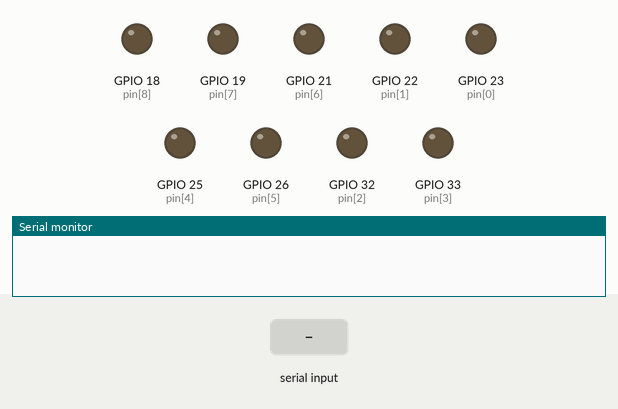
Recording of a sketch running on a simulated ESP32. Parts: output pins drawn as LEDs (lit = HIGH), the last lines printed to the serial monitor. The test bench sets the inputs (shaded band).

Above: at 1.2 s.
1.3 s: "1\n" received over Serial
At 2.1 s:
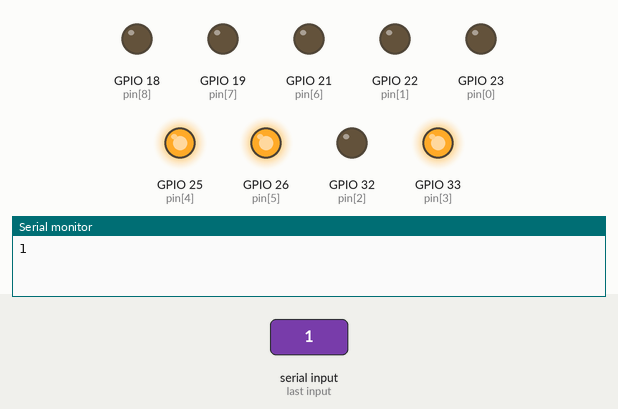
2.8 s: "2\n" received over Serial
At 3.3 s:
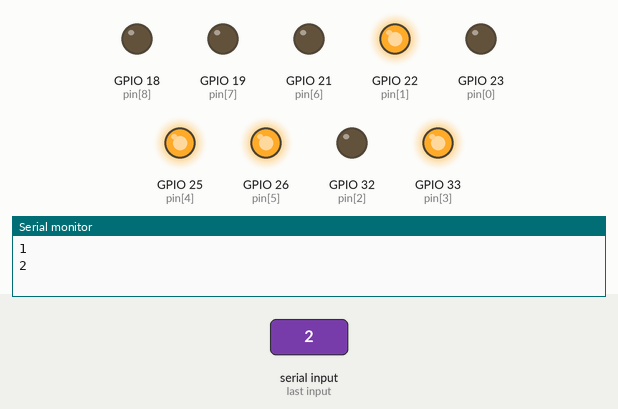
4.3 s: "3\n" received over Serial
At 5.5 s:
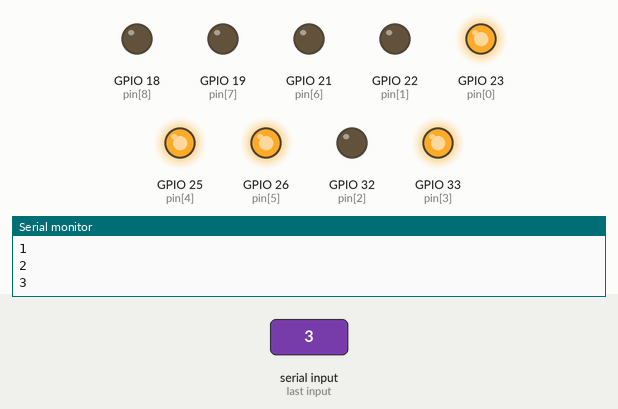
5.8 s: "4\n" received over Serial
At 6.8 s:
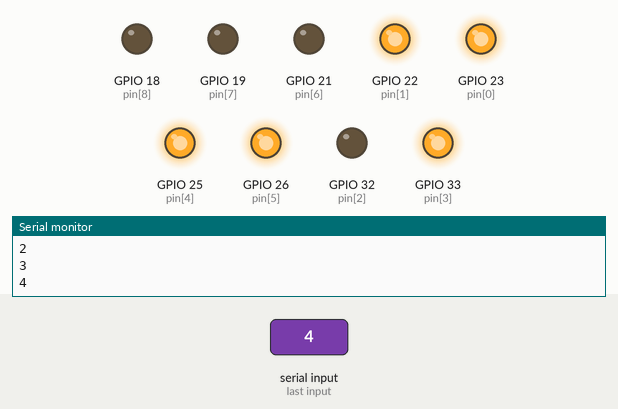
7.3 s: "5\n" received over Serial
At 7.9 s:
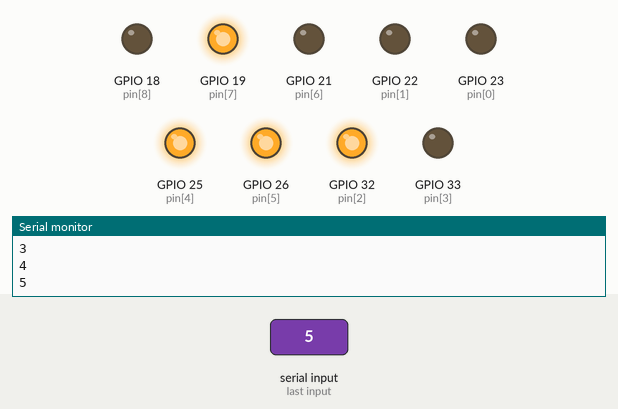
Timing chart, 0 to 9.8 s (numbered marks = the images above; inputs shaded):
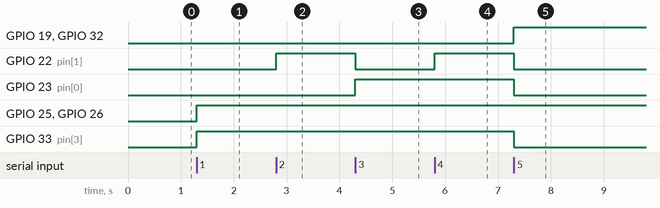

The sketch:

esp.ino
```cpp
//Biến dùng để lưu chuỗi
char buffer[64]={};
void setup()
{
  pinMode(22, OUTPUT);
  pinMode(23, OUTPUT);
  pinMode(32, OUTPUT);
  pinMode(33, OUTPUT);
  pinMode(25, OUTPUT);
  pinMode(26, OUTPUT);
  pinMode(19, OUTPUT);
  pinMode(21, OUTPUT);
  pinMode(18, OUTPUT);

  //Mở cổng serial
  Serial.begin(115200);
}

void loop()
{
  //Nếu có tín hiệu vào từ Serial
  if (Serial.available()>0){
    //Đọc tín hiệu đó vào buffer
    Serial.readBytes(buffer, Serial.available());
    //Xuất ngược ra Serial
    Serial.println(buffer);
   String stringOne = String(buffer);// converting a constant char into a String
     int chanel = stringOne.toInt();
    chuyenkenh(chanel);
    //Nghỉ mệt
    delay(500);
  }


}

void chuyenkenh(int chanel){
int pin[] = {23, 22, 32, 33,  25,  26, 21, 19, 18};
int cong1[]  = {0, 0, 0, 1,  1,  1, 0, 0, 0};
int cong2[]  = {0, 1, 0, 1,  1,  1, 0, 0, 0};
int cong3[]  = {1, 0, 0, 1,  1,  1, 0, 0, 0};
int cong4[]  = {1, 1, 0, 1,  1,  1, 0, 0, 0};
int cong5[]  = {0, 0, 1, 0,  1,  1, 0, 1, 0};
int cong6[]  = {0, 1, 1, 0,  1,  1, 0, 1, 0};
int cong7[]  = {1, 0, 1, 0,  1,  1, 0, 1, 0};
int cong8[]  = {1, 1, 1, 0,  1,  1, 0, 1, 0};
int cong9[]  = {0, 0, 1, 1,  0,  1, 1, 0, 0};
int cong10[] = {0, 1, 1, 1,  0,  1, 1, 0, 0};
int cong11[] = {1, 0, 1, 1,  0,  1, 1, 0, 0};
int cong12[] = {1, 1, 1, 1,  0,  1, 1, 0, 0};
int cong13[] = {0, 0, 1, 1,  1,  0, 1, 1, 0};
int cong14[] = {0, 1, 1, 1,  1,  0, 1, 1, 0};
int cong15[] = {1, 0, 1, 1,  1,  0, 1, 1, 0};
int cong16[] = {1, 1, 1, 1,  1,  0, 1, 1, 0};
int i;
switch (chanel) {
case 1:
  for (i = 0; i < 9; i++) {
    digitalWrite(pin[i], cong1[i]); // bật đèn led
  }
  break;
case 2:
  for (i = 0; i < 9; i++) {
    digitalWrite(pin[i], cong2[i]); // bật đèn led
  }
  break;
case 3:
  for (i = 0; i < 9; i++) {
    digitalWrite(pin[i], cong3[i]); // bật đèn led
  }
  break;
case 4:
  for (i = 0; i < 9; i++) {
    digitalWrite(pin[i], cong4[i]); // bật đèn led
  }
  break;
case 5:
  for (i = 0; i < 9; i++) {
    digitalWrite(pin[i], cong5[i]); // bật đèn led
  }
  break;
case 6:
  for (i = 0; i < 9; i++) {
    digitalWrite(pin[i], cong6[i]); // bật đèn led
  }
  break;
case 7:
  for (i = 0; i < 9; i++) {
    digitalWrite(pin[i], cong7[i]); // bật đèn led
  }
  break;
case 8:
  for (i = 0; i < 9; i++) {
    digitalWrite(pin[i], cong8[i]); // bật đèn led
  }
  break;
case 9:
  for (i = 0; i < 9; i++) {
    digitalWrite(pin[i], cong9[i]); // bật đèn led
  }
  break;
case 10:
  for (i = 0; i < 9; i++) {
    digitalWrite(pin[i], cong10[i]); // bật đèn led
  }
  break;
case 11:
  for (i = 0; i < 9; i++) {
    digitalWrite(pin[i], cong11[i]); // bật đèn led
  }
  break;
case 12:
  for (i = 0; i < 9; i++) {
    digitalWrite(pin[i], cong12[i]); // bật đèn led
  }
  break;
case 13:
  for (i = 0; i < 9; i++) {
    digitalWrite(pin[i], cong13[i]); // bật đèn led
  }
  break;
case 14:
  for (i = 0; i < 9; i++) {
    digitalWrite(pin[i], cong14[i]); // bật đèn led
  }
  break;
case 15:
  for (i = 0; i < 9; i++) {
    digitalWrite(pin[i], cong15[i]); // bật đèn led
  }
  break;
case 16:
  for (i = 0; i < 9; i++) {
    digitalWrite(pin[i], cong16[i]); // bật đèn led
  }
  break;
default:
  // if nothing else matches, do the default
  // default is optional
  break;
}
}
```

Measured:
- after the input at 1.3 s, GPIO 25 (pin[4]), GPIO 26 (pin[5]), GPIO 33 (pin[3]): LOW → HIGH at once
- after the input at 2.8 s, GPIO 22 (pin[1]): LOW → HIGH at once
- after the input at 4.3 s, GPIO 22 (pin[1]): HIGH → LOW at once; GPIO 23 (pin[0]): LOW → HIGH at once
- after the input at 5.8 s, GPIO 22 (pin[1]): LOW → HIGH at once
- after the input at 7.3 s, GPIO 19 (pin[7]), GPIO 32 (pin[2]): LOW → HIGH at once; GPIO 22 (pin[1]), GPIO 23 (pin[0]), GPIO 33 (pin[3]): HIGH → LOW at once
